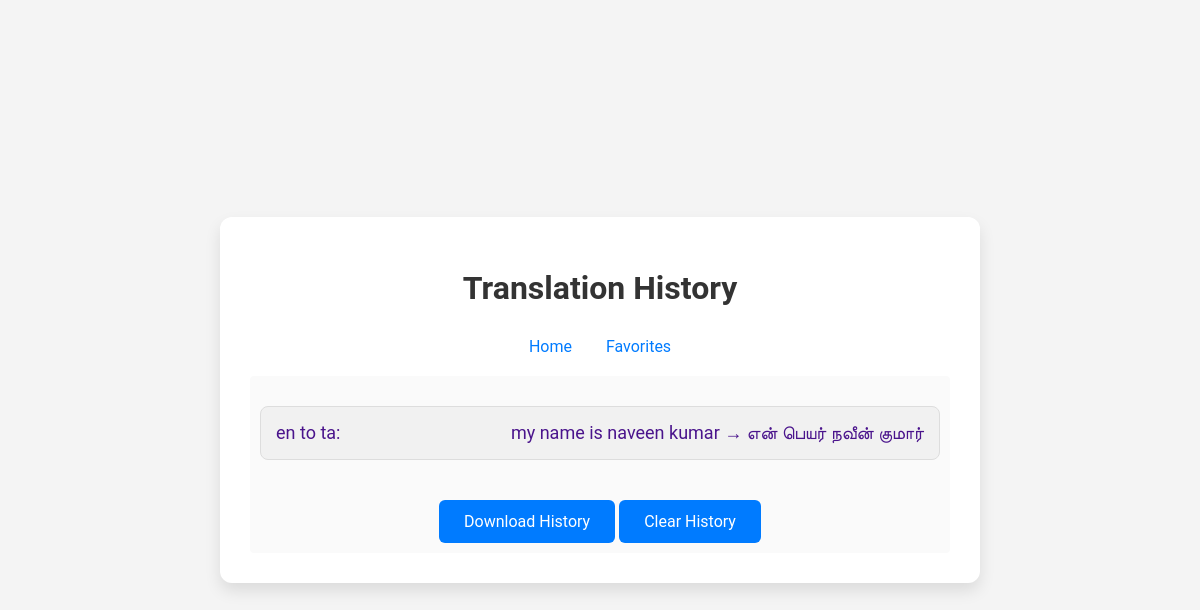
/history (signed in), run on the app's committed database.
### app.py (models this page shows)
class History(db.Model):
    id = db.Column(db.Integer, primary_key=True)
    text = db.Column(db.Text, nullable=False)
    translation = db.Column(db.Text, nullable=False)
    src = db.Column(db.String(50), nullable=False)
    dest = db.Column(db.String(50), nullable=False)
    user_id = db.Column(db.Integer, db.ForeignKey('user.id'), nullable=False)

### app.py (the view)
@app.route('/history')
@login_required
def show_history():
    user = User.query.filter_by(username=session['username']).first()
    return render_template('history.html', history=user.history)

### app.py (called while the page is built)
def login_required(f):
    @wraps(f)
    def decorated_function(*args, **kwargs):
        if 'username' not in session:
            return redirect(url_for('login'))
        return f(*args, **kwargs)
    return decorated_function

### templates/history.html (shortened to what this page needs)
<!DOCTYPE html>
<html lang="en">
<head>
    <link rel="stylesheet" href="{{ url_for('static', filename='styles.css') }}">
</head>
<body>
    <div class="container">
        <h1>Translation History</h1>
        <nav>
            <a href="{{ url_for('index') }}">Home</a>
            <a href="{{ url_for('show_favorites') }}">Favorites</a>
        </nav>
        <div class="history">
            <ul>
                {% for item in history %}
                <li>
                    <span>{{ item.src }} to {{ item.dest }}:</span>
                    <span>{{ item.text }} &rarr; {{ item.translation }}</span>
                </li>
                {% endfor %}
            </ul>
            <a href="{{ url_for('download_history') }}" class="button">Download History</a>
            <a href="{{ url_for('clear_history') }}" class="button">Clear History</a>
        </div>
    </div>
</body>
</html>

### static/styles.css (style rules this page uses)
.container { width: 90%; max-width: 600px; margin: auto; padding: 20px; background-color: #fff; box-shadow: 0 0 10px rgba(0, 0, 0, 0.1); border-radius: 8px; text-align: center; }
h1 { color: #333; }
nav { margin-bottom: 20px; }
nav a { margin: 0 10px; color: #007bff; text-decoration: none; font-size: 16px; }
.history, .favorites { margin-top: 20px; background-color: #fafafa; padding: 10px; border-radius: 4px; }
.history ul, .favorites ul { list-style: none; padding: 0; }
.history li, .favorites li { background-color: #e1bee7; color: #4a148c; padding: 10px; margin-bottom: 5px; border-radius: 4px; }
.button { display: inline-block; padding: 10px 20px; margin-top: 10px; color: white; background-color: #007bff; border-radius: 4px; text-decoration: none; transition: background-color 0.3s; }

### data on the page
History: src "en", dest "ta", text "my name is naveen kumar", translation "என் பெயர் நவீன் குமார்"
